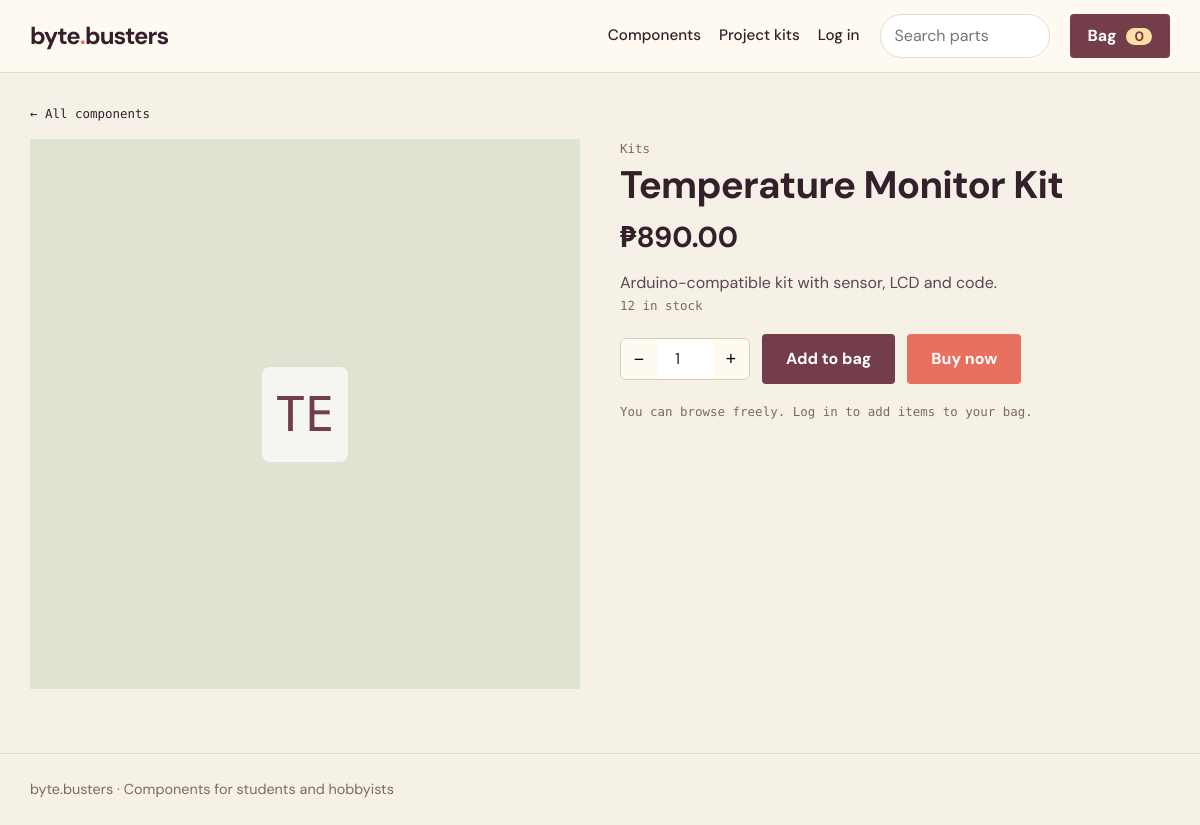
The page /product.php?id=14 on the database its author committed.
### tables this page shows
CREATE TABLE products (
  id INT AUTO_INCREMENT PRIMARY KEY,
  name VARCHAR(120) NOT NULL,
  category VARCHAR(40) NOT NULL,
  description TEXT,
  price DECIMAL(10,2) NOT NULL,
  stock INT NOT NULL DEFAULT 0,
  image VARCHAR(80) DEFAULT NULL,
  created_at TIMESTAMP DEFAULT CURRENT_TIMESTAMP,
  INDEX (category)
);

### product.php (the view, shortened to what this page needs)
<?php
require 'includes/header.php';
$s = $pdo->prepare('SELECT * FROM products WHERE id = ?');
$s->execute([(int)($_GET['id'] ?? 0)]);
$p = $s->fetch();
$out = $p['stock'] < 1;
?>
<a class="mono back" href="products.php">← All components</a>
<section class="detail">
  <?= product_img($p, 'big') ?>
  <div>
    <p class="mono muted"><?= e($p['category']) ?></p>
    <h1><?= e($p['name']) ?></h1>
    <p class="price"><?= peso($p['price']) ?></p>
    <p class="lede"><?= nl2br(e($p['description'])) ?></p>
    <p class="mono <?= $out ? 'bad' : 'muted' ?>"><?= $out ? 'Sold out' : (int)$p['stock'] . ' in stock' ?></p>
    <?php if (!$out): ?>
    <div class="buy-row">
      <div class="stepper" data-stepper>
        <button type="button" class="qty-btn" data-step="-1" aria-label="Decrease quantity">−</button>
        <input id="qty" class="qty-input" type="number" min="1" max="<?= (int)$p['stock'] ?>" value="1" aria-label="Quantity">
        <button type="button" class="qty-btn" data-step="1" aria-label="Increase quantity">+</button>
      </div>
      <button class="btn dark" data-add="<?= (int)$p['id'] ?>" data-qty-from="#qty">Add to bag</button>
      <button class="btn coral" data-buy="<?= (int)$p['id'] ?>" data-qty-from="#qty">Buy now</button>
    </div>
    <?php if (!user()): ?><p class="mono muted">You can browse freely. Log in to add items to your bag.</p><?php endif; ?>
    <?php endif; ?>
  </div>
</section>
<?php require 'includes/footer.php'; ?>

### config.php (shortened to what this page needs)
<?php
$BASE = in_array(basename(dirname($_SERVER['SCRIPT_NAME'])), ['admin', 'api']) ? '../' : '';
function e($s) { return htmlspecialchars((string)$s, ENT_QUOTES, 'UTF-8'); }
function peso($n) { return '₱' . number_format((float)$n, 2); }
function user() { return $_SESSION['user'] ?? null; }
function product_img($p, $cls = '') {
    global $BASE;
    $inner = $p['image']
        ? '<img src="' . $BASE . 'uploads/' . e($p['image']) . '" alt="' . e($p['name']) . '">'
        : '<span class="ph">' . e(mb_strtoupper(mb_substr($p['name'], 0, 2))) . '</span>';
    return '<div class="thumb t-' . (crc32($p['category']) % 4) . ' ' . $cls . '">' . $inner . '</div>';
}

### assets/style.css (style rules this page uses)
:root { --sage:#c9cca4;--butter:#fedfa6;--peach:#f0c892;--coral:#e8705f;--maroon:#733d49;--ink:#33202a;--cream:#fffaf1;--paper:#f6f1e7;--line:#e6dcc9;--muted:#7b6a64;--ok:#4f7a4a;--bad:#b3392b }
* { box-sizing:border-box;margin:0 }
html { scroll-padding-top:80px }
body { font:16px/1.55 'DM Sans',system-ui,sans-serif;color:var(--ink);background:var(--paper) }
a { color:inherit }
h1,h2 { line-height:1.15;letter-spacing:-.02em }
h1 { font-size:clamp(2rem,5vw,3.4rem) }
.mono { font-family:'DM Mono',monospace;font-size:.78rem;text-decoration:none }
.muted { color:var(--muted) }
.btn { display:inline-block;border:0;cursor:pointer;font:inherit;font-weight:700;padding:13px 24px;text-decoration:none;border-radius:4px;color:#fff;text-align:center }
.btn.dark { background:var(--maroon) }
.btn.coral { background:var(--coral) }
input,select,textarea { font:inherit;padding:10px 12px;border:1px solid #d8ccb6;border-radius:6px;background:#fff;color:var(--ink);width:100% }
.lede { max-width:46ch;color:#5a4650 }
.thumb { aspect-ratio:3/2;display:grid;place-items:center;overflow:hidden }
.thumb .ph { font-family:'DM Mono',monospace;font-size:1.6rem;color:var(--maroon);background:rgba(255,255,255,.7);padding:10px 14px;border-radius:8px }
.t-3 { background:#dfe3d2 }
.back { display:inline-block;margin-bottom:16px }
.detail { display:grid;grid-template-columns:1fr 1fr;gap:40px;align-items:start }
.thumb.big { aspect-ratio:1 }
.thumb.big .ph { font-size:3rem }
.detail h1 { font-size:2.4rem;margin:4px 0 8px }
.price { font-size:1.8rem;font-weight:700;margin-bottom:12px }
.buy-row { display:flex;gap:12px;flex-wrap:wrap;align-items:center;margin:18px 0 }
.stepper { display:inline-flex;border:1px solid #d8ccb6;background:#fff;border-radius:6px;overflow:hidden }
.qty-btn { width:36px;border:0;background:var(--cream);cursor:pointer;font-size:1.1rem }
.qty-input { width:56px;border:0;border-radius:0;text-align:center;padding:8px 4px;-moz-appearance:textfield }

### rows shown on the page
products: name "TE", category "Kits", name "Temperature Monitor Kit", price "₱890.00", description "Arduino-compatible kit with sensor, LCD and code.", stock "12"

### other values the page prints
cart_count($pdo) "0"
